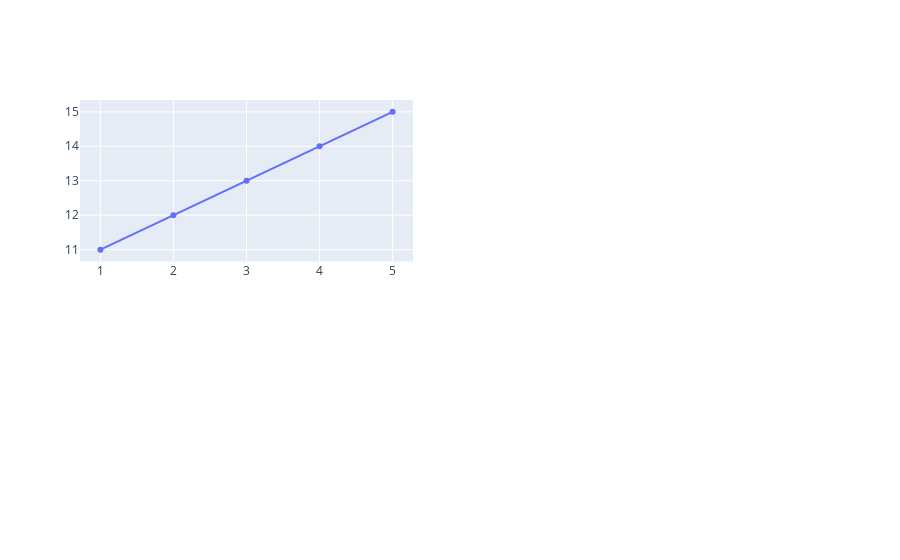

The notebook cell saved with this chart:
### Code cell
plot1 = go.Scatter( x=[1,2,3,4,5], y=[11,12,13,14,15], mode='lines+markers'   )
fig.add_trace(plot1, row=1, col=1)

### Figure 1 — Plotly figure (JSON) as saved in the notebook; plotly's stock layout.template omitted (floating-point values rounded to 4 significant figures)
{"data": [{"mode": "lines+markers", "type": "scatter", "x": [1, 2, 3, 4, 5], "xaxis": "x", "y": [11, 12, 13, 14, 15], "yaxis": "y"}], "layout": {"xaxis": {"anchor": "y", "domain": [0, 0.45]}, "xaxis2": {"anchor": "y2", "domain": [0.55, 1]}, "xaxis3": {"anchor": "y3", "domain": [0, 0.45]}, "xaxis4": {"anchor": "y4", "domain": [0.55, 1]}, "yaxis": {"anchor": "x", "domain": [0.575, 1]}, "yaxis2": {"anchor": "x2", "domain": [0.575, 1]}, "yaxis3": {"anchor": "x3", "domain": [0, 0.425]}, "yaxis4": {"anchor": "x4", "domain": [0, 0.425]}}}
